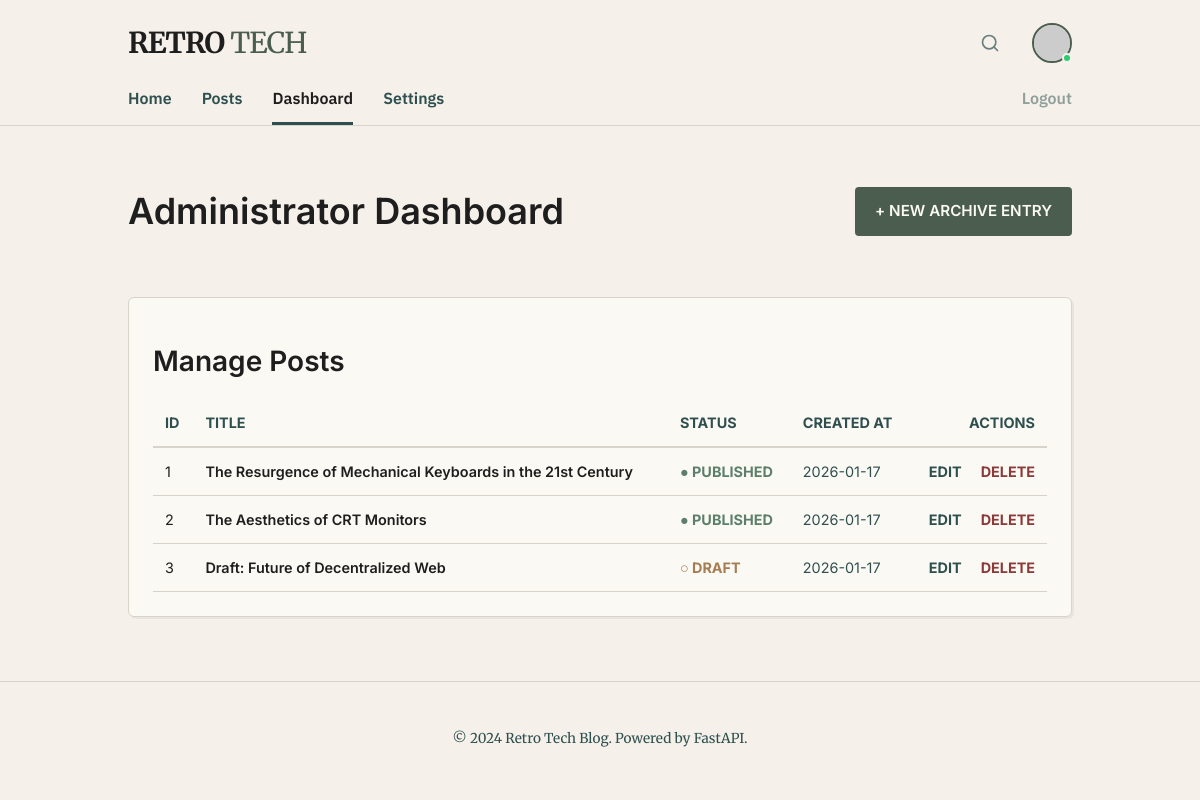
The app's page /dashboard (signed in) with its own data.
### app/models/post.py (models this page shows)
class Post(Base):
    __tablename__ = "posts"
    id = Column(Integer, primary_key=True, index=True)
    title = Column(String, index=True, nullable=False)
    content = Column(Text, nullable=False)
    published = Column(Boolean, default=False)
    created_at = Column(DateTime, server_default=func.now())
    author_id = Column(Integer, ForeignKey("users.id"))
    author = relationship("User", back_populates="posts")

### app/web/routes.py (the view)
@router.get("/dashboard", response_class=HTMLResponse)
async def dashboard(
    request: Request,
    db: Session = Depends(deps.get_db),
    current_user: User = Depends(deps.get_current_active_admin)
):
    posts = post_service.get_posts(db)
    return templates.TemplateResponse(
        request,
        "dashboard/index.html",
        {"posts": posts, "user": current_user}
    )

### app/templates/dashboard/index.html (shortened to what this page needs)
{% extends "base.html" %}
{% block content %}
<div style="display: flex; justify-content: space-between; align-items: center; margin-bottom: 40px;">
    <h1>Administrator Dashboard</h1>
    <a href="/dashboard/posts/new" class="btn btn-primary">+ NEW ARCHIVE ENTRY</a>
</div>
<div class="card">
    <h2 style="margin-bottom: 20px;">Manage Posts</h2>
    <table style="width: 100%; border-collapse: collapse; font-family: 'Inter', sans-serif; font-size: 0.9rem;">
        <thead>
            <tr style="border-bottom: 2px solid var(--border-color); text-align: left; text-transform: uppercase; color: var(--secondary-color);">
                <th style="padding: 12px;">ID</th>
                <th style="padding: 12px;">Title</th>
                <th style="padding: 12px;">Status</th>
                <th style="padding: 12px;">Created At</th>
                <th style="padding: 12px; text-align: right;">Actions</th>
            </tr>
        </thead>
        <tbody>
            {% for post in posts %}
            <tr id="post-row-{{ post.id }}" style="border-bottom: 1px solid var(--border-color);">
                <td style="padding: 12px;">{{ post.id }}</td>
                <td style="padding: 12px; font-weight: 600;">{{ post.title }}</td>
                <td style="padding: 12px;">
                    {% if post.published %}
                    <span style="color: var(--success-color); font-weight: 700;">● PUBLISHED</span>
                    {% else %}
                    <span style="color: var(--warning-color); font-weight: 700;">○ DRAFT</span>
                    {% endif %}
                </td>
                <td style="padding: 12px; color: var(--secondary-color);">{{ post.created_at.strftime('%Y-%m-%d') }}</td>
                <td style="padding: 12px; text-align: right;">
                    <a href="/dashboard/posts/{{ post.id }}/edit" style="color: var(--secondary-color); text-decoration: none; margin-right: 15px; font-weight: 700;">EDIT</a>
                    <button
                        hx-delete="/dashboard/posts/{{ post.id }}"
                        hx-target="#post-row-{{ post.id }}"
                        hx-swap="outerHTML"
                        hx-confirm="Are you sure you want to delete this archive entry?"
                        style="background: none; border: none; color: var(--error-color); cursor: pointer; font-family: 'Inter', sans-serif; font-weight: 700; font-size: 0.9rem; padding: 0;">
                        DELETE
                    </button>
                </td>
            </tr>
            {% else %}
            <tr>
                <td colspan="5" style="padding: 24px; text-align: center; color: var(--secondary-color);">No entries found in the archive.</td>
            </tr>
            {% endfor %}
        </tbody>
    </table>
</div>
{% endblock %}

### app/templates/base.html (shortened to what this page needs)
<!DOCTYPE html>
<html lang="en">
<head>
    <link rel="stylesheet" href="{{ url_for('static', path='/css/main.css') }}">
</head>
<body>
    <header>
        <div class="container">
            <div class="header-top">
                <a href="/" class="header-logo">RETRO <span>TECH</span></a>
                <div class="header-actions">
                    <div class="search-icon">
                        <svg width="20" height="20" viewBox="0 0 24 24" fill="none" stroke="currentColor" stroke-width="2" stroke-linecap="round" stroke-linejoin="round"><circle cx="11" cy="11" r="8"></circle><line x1="21" y1="21" x2="16.65" y2="16.65"></line></svg>
                    </div>
                    {% if user %}
                    <div class="user-profile">
                        <img src="https://api.dicebear.com/7.x/avataaars/svg?seed={{ user.email }}" alt="User Avatar" class="avatar">
                        <div class="status-indicator"></div>
                    </div>
                    {% else %}
                    <a href="/login" class="btn btn-primary" style="padding: 5px 15px; font-size: 0.8rem;">LOGIN</a>
                    {% endif %}
                </div>
            </div>
            <nav class="header-bottom">
                <a href="/" class="nav-link {% if request.url.path == '/' %}active{% endif %}">Home</a>
                <a href="/posts" class="nav-link {% if request.url.path.startswith('/posts') %}active{% endif %}">Posts</a>
                {% if user and user.role == 'admin' %}
                <a href="/dashboard" class="nav-link {% if request.url.path.startswith('/dashboard') %}active{% endif %}">Dashboard</a>
                {% endif %}
                {% if user %}
                <a href="/profile" class="nav-link {% if request.url.path == '/profile' %}active{% endif %}">Settings</a>
                <a href="/logout" class="nav-link" style="margin-left: auto; opacity: 0.5;">Logout</a>
                {% endif %}
            </nav>
        </div>
    </header>
    <main class="container">
        {% block content %}{% endblock %}
    </main>
    <footer>
        <div class="container">
            <p>&copy; 2024 Retro Tech Blog. Powered by FastAPI.</p>
        </div>
    </footer>
</body>
</html>

### app/static/css/main.css (style rules this page uses)
:root { --bg-color: #F5F1EA; --text-color: #1E1E1E; --primary-color: #4A5D4E; --secondary-color: #2F4F4F; --border-color: #D8D3C8; --card-bg: #FBF9F4; --success-color: #5B7F6A; --error-color: #8B3A3A; --warning-color: #A67C52; }
* { box-sizing: border-box; }
body { background-color: var(--bg-color); color: var(--text-color); font-family: 'Merriweather', serif; line-height: 1.6; margin: 0; padding: 0; overflow-x: hidden; }
img { max-width: 100%; height: auto; display: block; }
h1, h2, h3, h4, h5, h6, .ui-font { font-family: 'Inter', sans-serif; font-weight: 600; line-height: 1.2; }
h1 { font-size: 1.75rem; }
h2 { font-size: 1.5rem; }
.container { width: 100%; max-width: 100%; margin: 0 auto; padding: 0 16px; }
header { border-bottom: 1px solid var(--border-color); padding: 0; margin-bottom: 24px; background-color: var(--bg-color); }
.header-top { display: flex; justify-content: space-between; align-items: center; padding: 12px 0; }
.header-logo { font-family: 'Merriweather', serif; font-size: 1.4rem; font-weight: 700; text-decoration: none; color: var(--text-color); letter-spacing: -1px; }
.header-logo span { color: var(--primary-color); font-weight: 400; }
.header-actions { display: flex; align-items: center; gap: 12px; }
.search-icon { color: var(--secondary-color); cursor: pointer; opacity: 0.7; display: flex; align-items: center; padding: 8px; }
.user-profile { display: flex; align-items: center; position: relative; }
.avatar { width: 36px; height: 36px; border-radius: 50%; border: 2px solid var(--primary-color); object-fit: cover; background-color: var(--border-color); }
.status-indicator { width: 10px; height: 10px; background-color: #2ECC71; border: 2px solid var(--bg-color); border-radius: 50%; position: absolute; bottom: 0; right: 0; }
.header-bottom { display: none; flex-direction: column; gap: 0; padding-bottom: 16px; }
.nav-link { font-family: 'IBM Plex Sans', sans-serif; font-size: 1.1rem; font-weight: 600; color: var(--secondary-color); text-decoration: none; padding: 12px 0; border-bottom: 1px solid var(--border-color); transition: all 0.2s ease; width: 100%; }
.nav-link:last-child { border-bottom: none; }
.nav-link.active { color: var(--primary-color); padding-left: 8px; border-left: 4px solid var(--primary-color); }
.card { background: var(--card-bg); border: 1px solid var(--border-color); border-radius: 6px; padding: 16px; margin-bottom: 16px; box-shadow: 2px 2px 0 rgba(0,0,0,0.05); }
.btn { display: inline-flex; align-items: center; justify-content: center; padding: 12px 20px; min-height: 44px; border-radius: 4px; font-family: 'Inter', sans-serif; font-weight: 600; text-decoration: none; cursor: pointer; border: none; font-size: 0.95rem; }
.btn-primary { background: var(--primary-color); color: var(--card-bg); }
@media (min-width: 641px) { .container { padding: 0 24px; } }
@media (min-width: 641px) { h1 { font-size: 2.25rem; } }
@media (min-width: 641px) { h2 { font-size: 1.75rem; } }
@media (min-width: 641px) { .header-logo { font-size: 1.6rem; } }
@media (min-width: 641px) { .card { padding: 24px; } }
@media (min-width: 1025px) { .container { max-width: 1024px; padding: 0 40px; } }
@media (min-width: 1025px) { header { margin-bottom: 40px; } }
@media (min-width: 1025px) { .header-top { padding: 20px 0 10px 0; } }
@media (min-width: 1025px) { .header-logo { font-size: 1.8rem; } }
@media (min-width: 1025px) { .header-bottom { display: flex; flex-direction: row; gap: 30px; padding-bottom: 0; } }
@media (min-width: 1025px) { .nav-link { width: auto; padding: 10px 0; border-bottom: 3px solid transparent; border-left: none; font-size: 1rem; } }
@media (min-width: 1025px) { .nav-link.active { color: var(--text-color); border-bottom-color: var(--secondary-color); padding-left: 0; border-left: none; } }
@media (min-width: 1025px) { .header-actions { gap: 24px; } }
@media (min-width: 1025px) { .avatar { width: 40px; height: 40px; } }
footer { border-top: 1px solid var(--border-color); padding: 32px 0; margin-top: 64px; text-align: center; font-size: 0.85rem; color: var(--secondary-color); }

### records on screen
Post: id "1", title "The Resurgence of Mechanical Keyboards in the 21st Century", published "● PUBLISHED", created_at "2026-01-17"
Post: id "2", title "The Aesthetics of CRT Monitors", published "● PUBLISHED", created_at "2026-01-17"
Post: id "3", title "Draft: Future of Decentralized Web", published "○ DRAFT", created_at "2026-01-17"
